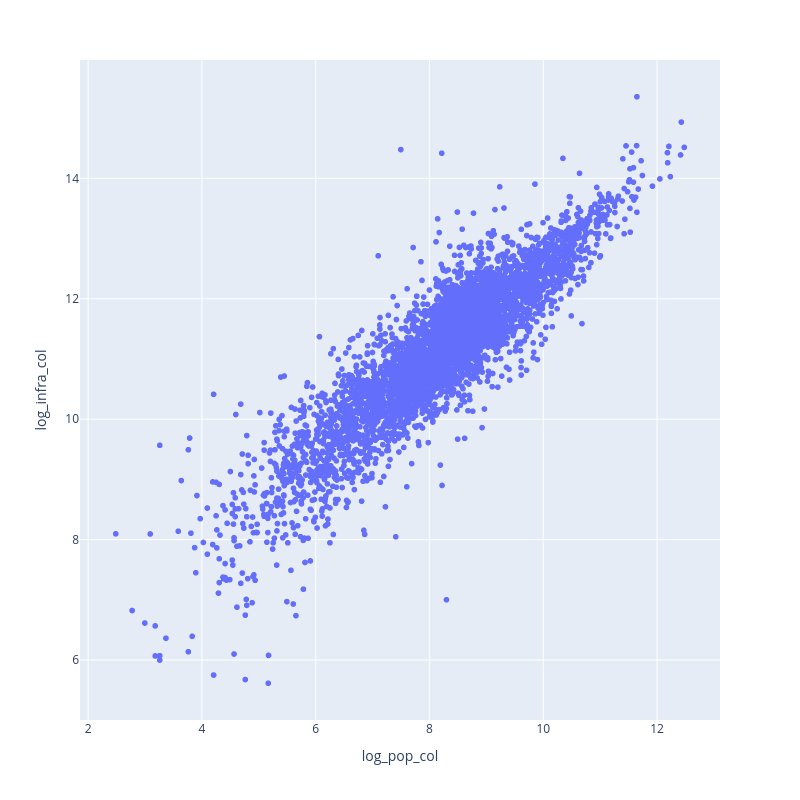

Notebook code cell kept with this figure:
### Code cell
df_combined = df_combined[(df_combined['waterpipes'] != 0) & (df_combined['CensusPop_20'] != 0)]
df_combined_city = df_combined[df_combined['CensusPop_20'] != 0]
stocks_with_pop = df_combined_city[df_combined_city['city type'] == 'periurban']

existing_stock_col = 'waterpipes'

x = find_scale_parameters(stocks_with_pop, infra_col= existing_stock_col, pop_col = 'CensusPop_20')

### Figure 1 — Plotly figure (JSON) as saved in the notebook; plotly's stock layout.template omitted (floating-point values rounded to 4 significant figures; data arrays with more than 128 entries replaced by an {"elided": "..."} marker saying what was removed)
{"data": [{"customdata": {"elided": "4807x2 str values"}, "hovertemplate": "log_pop_col=%{x}<br>log_infra_col=%{y}<br>GEOID=%{customdata[0]}<br>NAMELSAD=%{customdata[1]}<extra></extra>", "legendgroup": "", "marker": {"color": "#636efa", "symbol": "circle"}, "mode": "markers", "name": "", "showlegend": false, "type": "scattergl", "x": {"elided": "4807 float values"}, "xaxis": "x", "y": {"elided": "4807 float values"}, "yaxis": "y"}], "layout": {"height": 800, "legend": {"tracegroupgap": 0}, "margin": {"t": 60}, "width": 800, "xaxis": {"anchor": "y", "autorange": true, "domain": [0, 1], "range": [1.856, 13.11], "title": {"text": "log_pop_col"}, "type": "linear"}, "yaxis": {"anchor": "x", "autorange": true, "domain": [0, 1], "range": [5.004, 15.97], "title": {"text": "log_infra_col"}, "type": "linear"}}}
